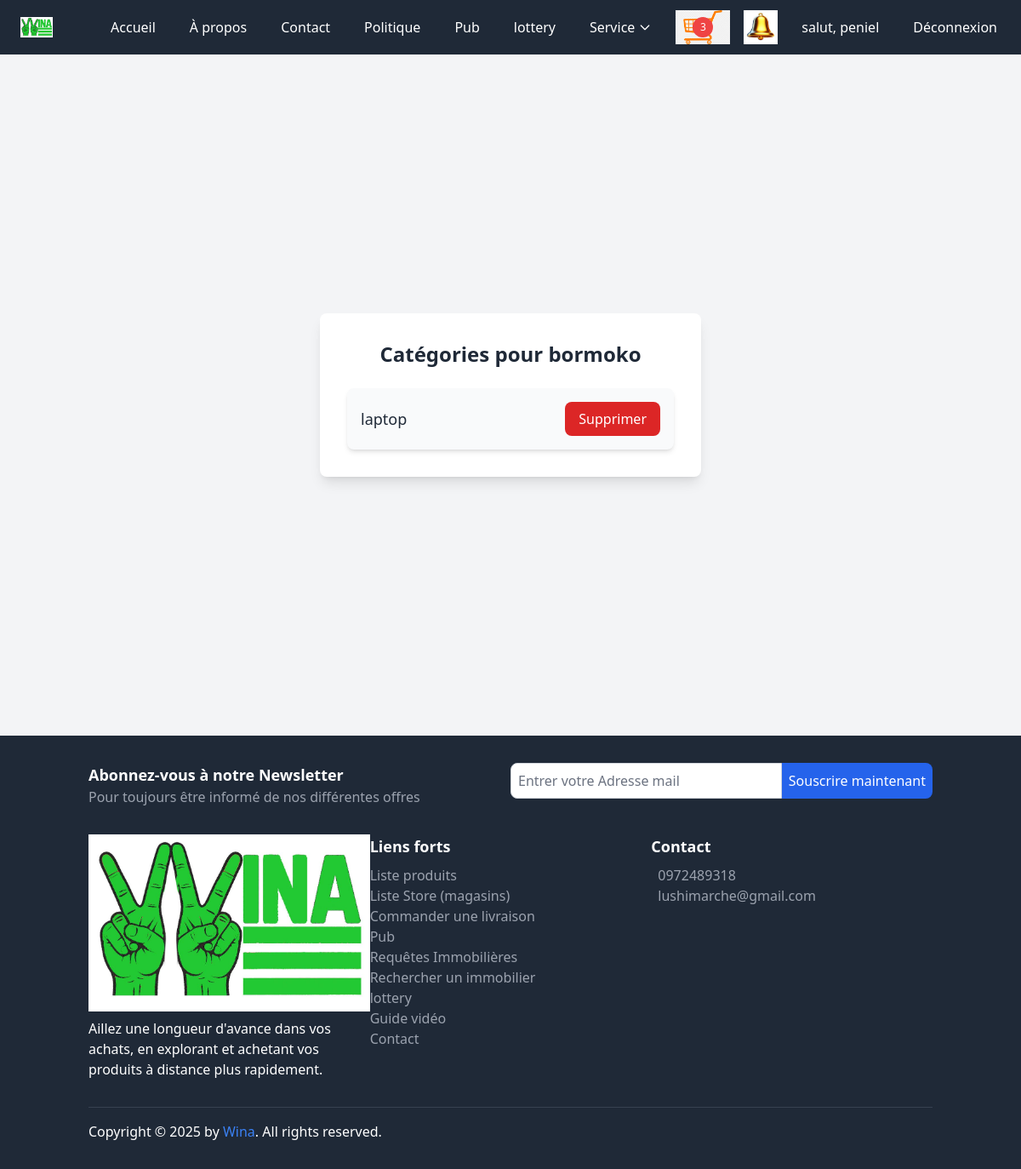
The app's page /store/1/categories/ (signed in) with its own data.
### core/models.py (models this page shows, shortened)
class Cart(models.Model):
    user = models.ForeignKey(settings.AUTH_USER_MODEL, on_delete=models.CASCADE, related_name='carts')
    country = models.ForeignKey(Country, on_delete=models.CASCADE, related_name='carts')
    created_at = models.DateTimeField(auto_now_add=True)
    is_ordered = models.BooleanField(default=False)
    is_active = models.BooleanField(default=True)
    def get_item_count(self):
        return sum(item.quantity for item in self.items.all())

class CartItem(models.Model):
    cart = models.ForeignKey(Cart, on_delete=models.CASCADE, related_name='items')
    product = models.ForeignKey(Product, on_delete=models.CASCADE)
    quantity = models.PositiveIntegerField(default=1)  # Définir un valeur par défaut de 1

class CustomUser(AbstractUser):
    email = models.EmailField(unique=True)
    profile_pic = models.ImageField(upload_to="p_img", blank=True, null=True)
    address = models.CharField(max_length=50, blank=True, null=True)
    phone = models.CharField(max_length=11, blank=True, null=True)
    commune = models.CharField(max_length=50, blank=True, null=True)
    city = models.ForeignKey(City, on_delete=models.SET_NULL, null=True, blank=True)
    country = models.ForeignKey(Country, on_delete=models.SET_NULL, null=True, blank=True)
    interests = models.TextField(blank=True, null=True)
    USERNAME_FIELD = 'email'
    REQUIRED_FIELDS = ['username']

class Store(models.Model):
    owner = models.ForeignKey(
        settings.AUTH_USER_MODEL,
        on_delete=models.CASCADE,
        related_name="stores"
    )
    name = models.CharField(max_length=255)
    slug = models.SlugField(blank=True, null=True, unique=True)
    description = models.TextField()
    adresse = models.TextField()
    thumbnail = models.ImageField(
        upload_to="img",
        null=True,
        blank=True,
        verbose_name="Image du Store"
    )
    created_at = models.DateTimeField(auto_now_add=True)
    updated_at = models.DateTimeField(auto_now=True)
    typestore = models.ForeignKey(
        Typestore,
        on_delete=models.SET_NULL,
        null=True,
        blank=True
    )
    typebusiness = models.ForeignKey(
        'TypeBusiness',
        on_delete=models.SET_NULL,
        null=True,
        blank=True,
        related_name='stores'
    )
    country = models.ForeignKey(
        Country,
        on_delete=models.SET_NULL,
        null=True,
        blank=True,
        related_name="stores"
    )
    city = models.ForeignKey(
        City,
        on_delete=models.SET_NULL,
        null=True,
        blank=True,
        related_name="stores"
    )
    apply_commission = models.BooleanField(default=True)
    favoritestore = models.BooleanField(default=False)
    is_active = models.BooleanField(default=False)
    latitude = models.DecimalField(max_digits=9, decimal_places=6, null=True, blank=True)
    longitude = models.DecimalField(max_digits=9, decimal_places=6, null=True, blank=True)
    from django.utils.text import slugify

class Category(models.Model):
    store = models.ForeignKey(Store, on_delete=models.CASCADE, related_name="categories")
    name = models.CharField(max_length=255)

### base/views.py (the view)
# urls.py: path('store/<int:store_id>/categories/', views.list_categories, name='list_categories'),
@login_required
def list_categories(request, store_id):
    store = get_object_or_404(Store, id=store_id, owner=request.user)
    if request.method == 'POST' and 'delete_category' in request.POST:
        category_id = request.POST.get('category_id')
        category = get_object_or_404(Category, id=category_id, store=store)
        category.delete()
        messages.success(request, "Catégorie supprimée avec succès!")
        return redirect('list_categories', store_id=store.id)
    categories = Category.objects.filter(store=store)
    return render(request, 'base/list_categories.html', {
        'store': store,
        'categories': categories,
    })

### core/context_processors.py (called while the page is built)
def cart(request):
    if request.user.is_authenticated:
        cart = get_or_create_cart(request.user)
    else:
        cart = None
    return {'cart': cart}

def unread_notifications_count(request):
    if request.user.is_authenticated:
        hidden_ids = UserNotificationHide.objects.filter(user=request.user).values_list('notification_id', flat=True)
        count = Notification.objects.filter(user=request.user, is_read=False).exclude(id__in=hidden_ids).count()
        return {'unread_notifications_count': count}
    return {}

### core/utils.py (called while the page is built)
def get_or_create_cart(user):
    cart, created = Cart.objects.get_or_create(user=user, is_active=True)
    return cart

### base/templates/base/list_categories.html (shortened to what this page needs)
{% extends 'base.html' %}
{% block content %}
<div class="flex items-center justify-center min-h-screen bg-gray-100">
    <div class="w-full max-w-md bg-white p-8 rounded-lg shadow-lg">
        <h2 class="text-2xl font-semibold text-center text-gray-800 mb-6">Catégories pour {{ store.name }}</h2>
        {% if categories %}
            <ul class="space-y-4">
                {% for category in categories %}
                    <li class="flex justify-between items-center bg-gray-50 p-4 rounded-lg shadow-md">
                        <span class="text-lg text-gray-800">{{ category.name }}</span>
                        <form method="POST" action="" style="display:inline;">
                            <button type="submit" name="delete_category" class="px-4 py-2 bg-red-600 text-white rounded-lg hover:bg-red-700">Supprimer</button>
                        </form>
                    </li>
                {% endfor %}
            </ul>
        {% else %}
            <p class="text-center text-lg text-gray-600">Aucune catégorie n'a été créée pour ce store.</p>
        {% endif %}
    </div>
</div>
{% endblock %}

### templates/base.html (shortened to what this page needs)
{% load static tailwind_tags %}
{% load static %}
<!DOCTYPE html>
<html lang="fr">
<head>
    <link href='https://unpkg.com/boxicons@2.1.4/css/boxicons.min.css' rel='stylesheet'>
    <link rel="stylesheet" href="{% static 'css/dist/styles.css' %}">
    {% tailwind_css %}
</head>
<body class="bg-gray-100">
    <nav class="bg-gray-800 text-white">
        <div class="max-w-7xl mx-auto px-4 py-3 flex justify-between items-center">
            <a href="{% url 'index' %}" class="text-gray hover:underline flex items-center bg-white-800 p-2 rounded">
                <img src="{% static 'img/logoo.png' %}" alt="Logo" class="h-6 mr-2">
            </a>
            <div class="hidden md:flex space-x-4">
                <a href="{% url 'index' %}" class="hover:bg-gray-700 px-3 py-2 rounded">Accueil</a>
                <a href="{% url 'apropos' %}" class="hover:bg-gray-700 px-3 py-2 rounded">À propos</a>
                <a href="{% url 'contact' %}" class="hover:bg-gray-700 px-3 py-2 rounded">Contact</a>
                <a href="{% url 'politique' %}" class="hover:bg-gray-700 px-3 py-2 rounded">Politique</a>
                <a href="{% url 'advertisement_list_wina' %}" class="hover:bg-gray-700 px-3 py-2 rounded">Pub</a>
                <a href="{% url 'lottery_list' %}" class="hover:bg-gray-700 px-3 py-2 rounded">lottery</a>
<div class="relative">
    <button class="hover:bg-gray-700 px-3 py-2 rounded inline-flex items-center" id="immoDropdownButton">
       Service
        <svg class="ml-1 w-4 h-4" fill="none" stroke="currentColor" viewBox="0 0 24 24" xmlns="http://www.w3.org/2000/svg">
            <path stroke-linecap="round" stroke-linejoin="round" stroke-width="2" d="M19 9l-7 7-7-7"></path>
        </svg>
    </button>
</div>
<a href="{% url 'cart_detail_wina' %}" class="relative inline-block">
    <span class="cart-items-count absolute top-1/2 left-1/2 bg-red-500 text-white rounded-full w-6 h-6 flex items-center justify-center text-xs transform -translate-x-1/2 -translate-y-1/2">
        {{ cart.get_item_count }}
    </span>
</a>
{% if user.is_authenticated %}
<a href="{% url 'notifications_list' %}" class="relative inline-block">
    <img src="{% static 'img/belll.jpg' %}" alt="Notifications" class="w-10 h-10">
</a>
{% endif %}
                {% if request.user.is_authenticated %}
                    <a href="{% url 'profile' %}" class="hover:bg-gray-700 px-3 py-2 rounded">salut, {{ request.user.username }}</a>
                    <a href="{% url 'logout' %}" class="hover:bg-gray-700 px-3 py-2 rounded">Déconnexion</a>
                {% else %}
                    <a href="{% url 'signup' %}" class="hover:bg-gray-700 px-3 py-2 rounded">S'inscrire</a>
                    <a href="{% url 'login' %}" class="hover:bg-gray-700 px-3 py-2 rounded">Connexion</a>
                {% endif %}
            </div>
        </div>
    </nav>
      {% block content %}{% endblock content %}
    <footer class="bg-gray-800 text-white py-8">
        <div class="container mx-auto px-4">
            <div class="mb-8">
                <div class="flex flex-col md:flex-row">
                    <div class="md:w-1/2 mb-4 md:mb-0">
                        <h3 class="text-lg font-bold">Abonnez-vous à notre Newsletter</h3>
                        <p class="text-gray-400">Pour toujours être informé de nos différentes offres</p>
                    </div>
                    <div class="md:w-1/2">
                        <form action="https://api.web3forms.com/submit" method="POST" class="flex">
                            <input type="email" name="email" placeholder="Entrer votre Adresse mail" required class="flex-1 p-2 rounded-l-lg border border-gray-300" />
                            <button class="bg-blue-600 text-white p-2 rounded-r-lg">Souscrire maintenant</button>
                        </form>
                    </div>
                </div>
            </div>
            <div class="flex flex-col md:flex-row mb-8">
                <div class="md:w-1/3 mb-4 md:mb-0">
                    <div class="footer-logo mb-2">
                        <img class="img-fluid" src="{% static 'img/logoo.png' %}" alt="">
                    </div>
                    <p>Aillez une longueur d'avance dans vos achats, en explorant et achetant vos produits à distance plus rapidement.</p>
                </div>
                <div class="md:w-1/3 mb-4 md:mb-0">
                    <h3 class="text-lg font-bold">Liens forts</h3>
                    <ul class="mt-2">
                        <li><a href="{% url 'product_list_wina' %}" class="text-gray-400 hover:text-white">Liste produits</a></li>
                        <li><a href="{% url 'store_list_wina' %}" class="text-gray-400 hover:text-white">Liste Store (magasins)</a></li>
                        <li><a href="{% url 'creer_commande' %}" class="text-gray-400 hover:text-white">Commander une livraison</a></li>
                        <li><a href="{% url 'advertisement_list_wina' %}" class="text-gray-400 hover:text-white">Pub</a></li>
                        <li><a href="{% url 'requete_list' %}" class="text-gray-400 hover:text-white">Requêtes Immobilières</a></li>
                        <li><a href="{% url 'requete_create' %}" class="text-gray-400 hover:text-white">Rechercher un immobilier</a></li>
                        <li><a href="{% url 'lottery_list' %}" class="text-gray-400 hover:text-white">lottery</a></li>
                        <li><a href="{% url 'video_list' %}" class="text-gray-400 hover:text-white">Guide vidéo</a></li>
                        <li><a href="{% url 'contact' %}" class="text-gray-400 hover:text-white">Contact</a></li>
                    </ul>
                </div>
                <div class="md:w-1/3">
                    <h3 class="text-lg font-bold">Contact</h3>
                    <div class="mt-2">
                        <p class="flex items-center"><a href="callto:+243 97 24 89 318" class="text-gray-400 hover:text-white">0972489318</a></p>
                        <p class="flex items-center"><a href="mailto:lushimarche@gmail.com" class="text-gray-400 hover:text-white">lushimarche@gmail.com</a></p>
                    </div>
                </div>
            </div>
            <div class="border-t border-gray-700 pt-4">
                <div class="flex justify-between items-center">
                    <div>
                        <p class="mb-0">Copyright © 2025 by <a href="#" class="text-blue-500 hover:underline">Wina</a>. All rights reserved.</p>
                    </div>
                </div>
            </div>
        </div>
    </footer>
</body>
</html>

### records on screen
Cart: get_item_count "3"
CustomUser: user.username "peniel"
Store: name "bormoko"
Category: name "laptop"
